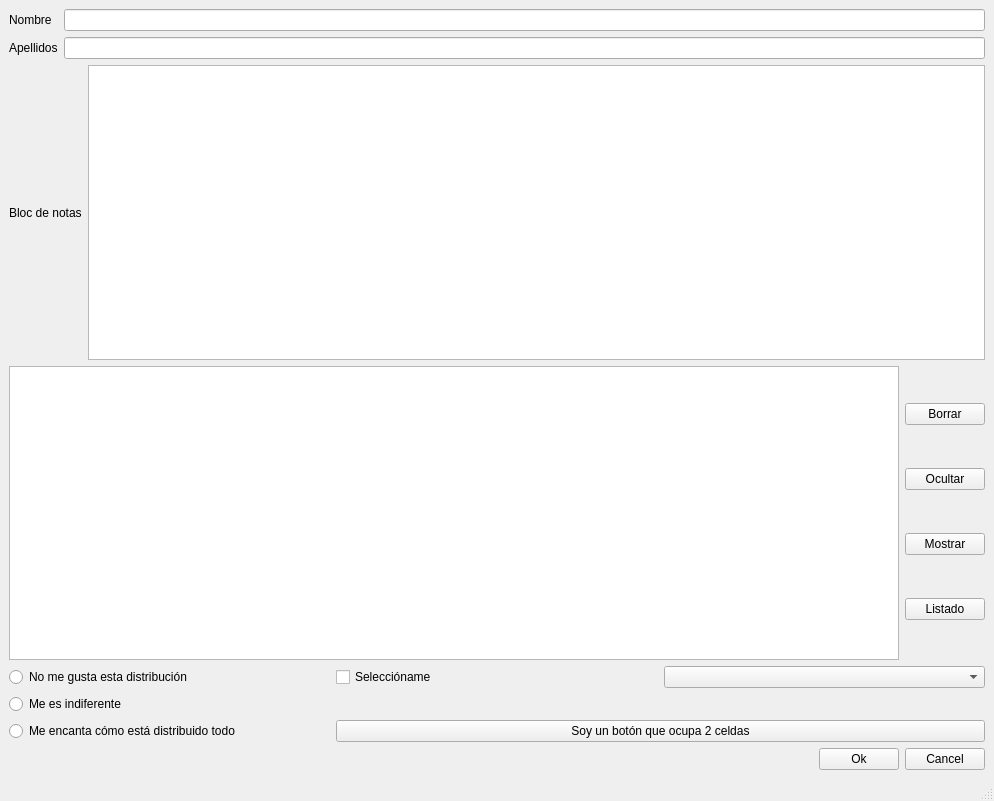
<?xml version="1.0" encoding="UTF-8"?>
<ui version="4.0">
 <class>MainWindow</class>
 <widget class="QMainWindow" name="MainWindow">
  <property name="geometry">
   <rect>
    <x>0</x>
    <y>0</y>
    <width>994</width>
    <height>801</height>
   </rect>
  </property>
  <property name="windowTitle">
   <string>MainWindow</string>
  </property>
  <widget class="QWidget" name="centralwidget">
   <layout class="QVBoxLayout" name="verticalLayout_4">
    <item>
     <layout class="QHBoxLayout" name="horizontalLayout_3">
      <item>
       <layout class="QVBoxLayout" name="verticalLayout_3">
        <item>
         <widget class="QLabel" name="label_2">
          <property name="text">
           <string>Nombre</string>
          </property>
         </widget>
        </item>
        <item>
         <widget class="QLabel" name="label_3">
          <property name="text">
           <string>Apellidos</string>
          </property>
         </widget>
        </item>
       </layout>
      </item>
      <item>
       <layout class="QVBoxLayout" name="verticalLayout_2">
        <item>
         <widget class="QLineEdit" name="lineEdit"/>
        </item>
        <item>
         <widget class="QLineEdit" name="lineEdit_2"/>
        </item>
       </layout>
      </item>
     </layout>
    </item>
    <item>
     <layout class="QHBoxLayout" name="horizontalLayout">
      <item>
       <widget class="QLabel" name="label">
        <property name="text">
         <string>Bloc de notas</string>
        </property>
       </widget>
      </item>
      <item>
       <widget class="QTextEdit" name="textEdit"/>
      </item>
     </layout>
    </item>
    <item>
     <layout class="QHBoxLayout" name="horizontalLayout_2">
      <item>
       <widget class="QTextEdit" name="textEdit_2"/>
      </item>
      <item>
       <layout class="QVBoxLayout" name="verticalLayout">
        <item>
         <widget class="QPushButton" name="pushButton">
          <property name="text">
           <string>Borrar</string>
          </property>
         </widget>
        </item>
        <item>
         <widget class="QPushButton" name="pushButton_2">
          <property name="text">
           <string>Ocultar</string>
          </property>
         </widget>
        </item>
        <item>
         <widget class="QPushButton" name="pushButton_3">
          <property name="text">
           <string>Mostrar</string>
          </property>
         </widget>
        </item>
        <item>
         <widget class="QPushButton" name="pushButton_4">
          <property name="text">
           <string>Listado</string>
          </property>
         </widget>
        </item>
       </layout>
      </item>
     </layout>
    </item>
    <item>
     <layout class="QGridLayout" name="gridLayout">
      <item row="0" column="1">
       <widget class="QCheckBox" name="checkBox">
        <property name="text">
         <string>Seleccióname</string>
        </property>
       </widget>
      </item>
      <item row="0" column="0">
       <widget class="QRadioButton" name="radioButton">
        <property name="text">
         <string>No me gusta esta distribución</string>
        </property>
       </widget>
      </item>
      <item row="1" column="0">
       <widget class="QRadioButton" name="radioButton_2">
        <property name="text">
         <string>Me es indiferente</string>
        </property>
       </widget>
      </item>
      <item row="0" column="2">
       <widget class="QComboBox" name="comboBox"/>
      </item>
      <item row="2" column="0">
       <widget class="QRadioButton" name="radioButton_3">
        <property name="text">
         <string>Me encanta cómo está distribuido todo</string>
        </property>
       </widget>
      </item>
      <item row="2" column="1" colspan="2">
       <widget class="QPushButton" name="pushButton_5">
        <property name="text">
         <string>Soy un botón que ocupa 2 celdas</string>
        </property>
       </widget>
      </item>
     </layout>
    </item>
    <item>
     <layout class="QHBoxLayout" name="horizontalLayout_4">
      <item>
       <spacer name="horizontalSpacer">
        <property name="orientation">
         <enum>Qt::Orientation::Horizontal</enum>
        </property>
        <property name="sizeHint" stdset="0">
         <size>
          <width>40</width>
          <height>20</height>
         </size>
        </property>
       </spacer>
      </item>
      <item>
       <widget class="QPushButton" name="pushButton_6">
        <property name="text">
         <string>Ok</string>
        </property>
       </widget>
      </item>
      <item>
       <widget class="QPushButton" name="pushButton_7">
        <property name="text">
         <string>Cancel</string>
        </property>
       </widget>
      </item>
     </layout>
    </item>
   </layout>
  </widget>
  <widget class="QMenuBar" name="menubar">
   <property name="geometry">
    <rect>
     <x>0</x>
     <y>0</y>
     <width>994</width>
     <height>33</height>
    </rect>
   </property>
  </widget>
  <widget class="QStatusBar" name="statusbar"/>
 </widget>
 <resources/>
 <connections/>
</ui>
